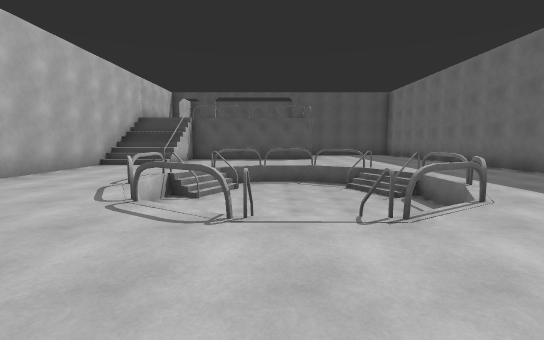
[1] (above)

12 first-person views from a walk through a scene from a Unity 3-D project. The camera is 1.5 m above the floor, tilts 6° down and sees 90° across. The floor is counted in squares, 2 m on a side. Each view is taken from the middle of a square. On the plan, view 1 faces up. The plan holds only what a view shows up to about 10 squares ahead; the rest is blank. The player is left out.

[2]
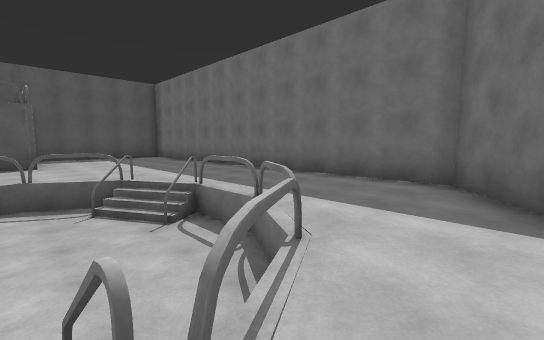

[3]
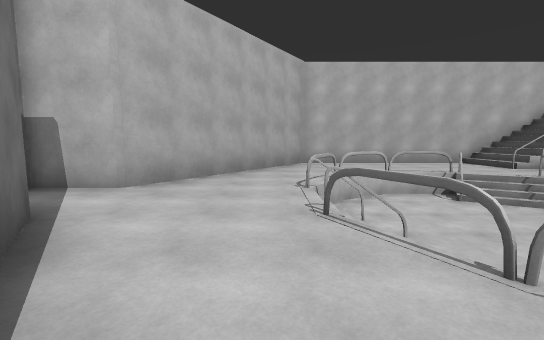

[4]
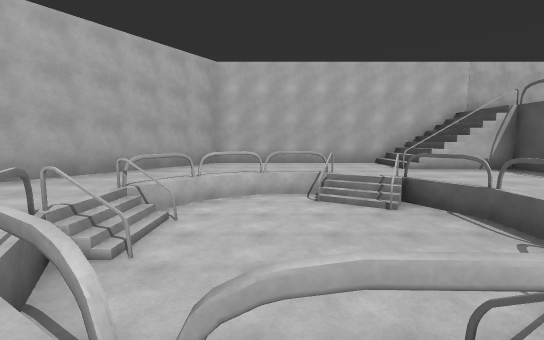

[5]
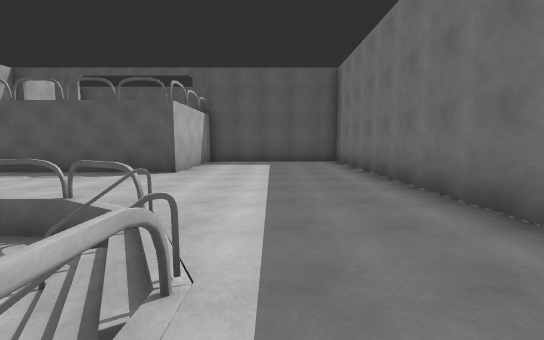

[6]
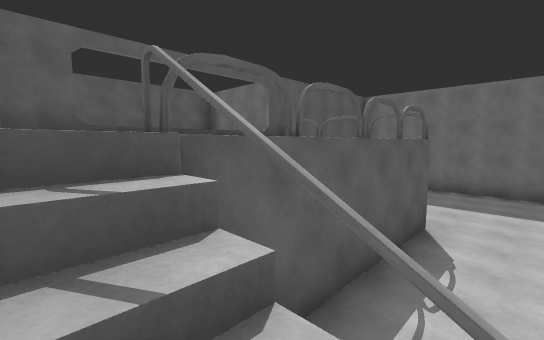

[7]
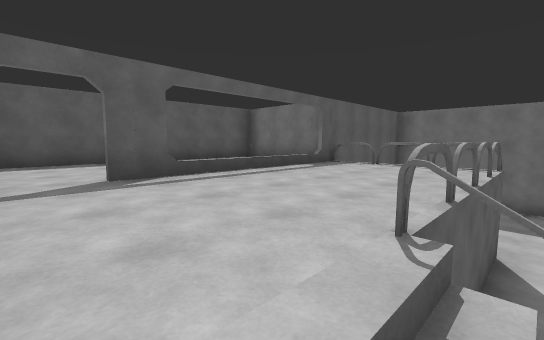

[8]
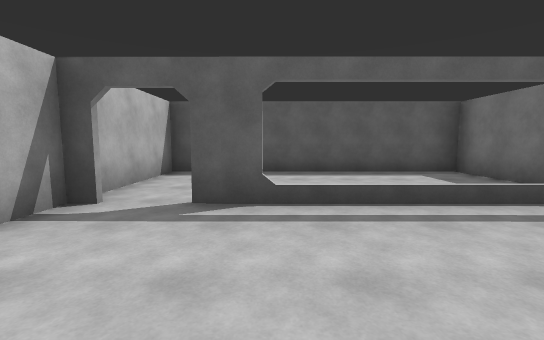

[9]
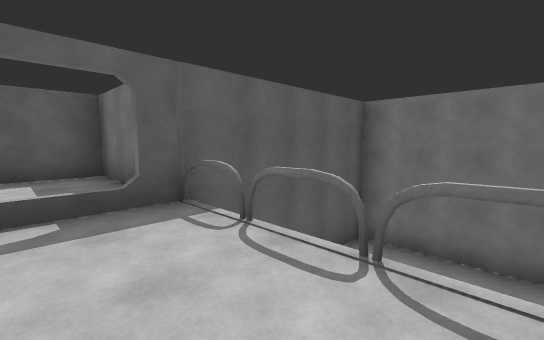

[10]
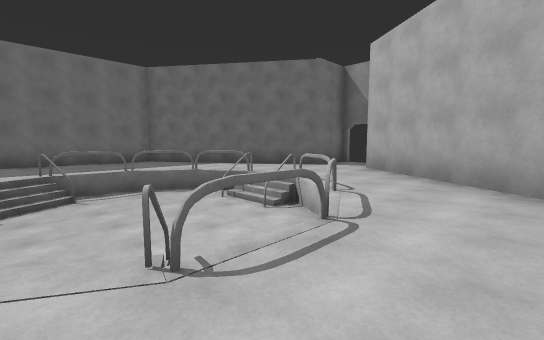

[11]
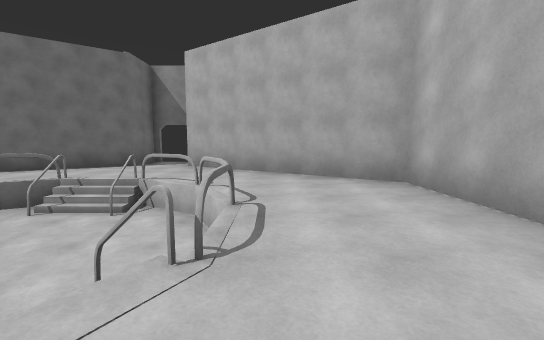

[12]
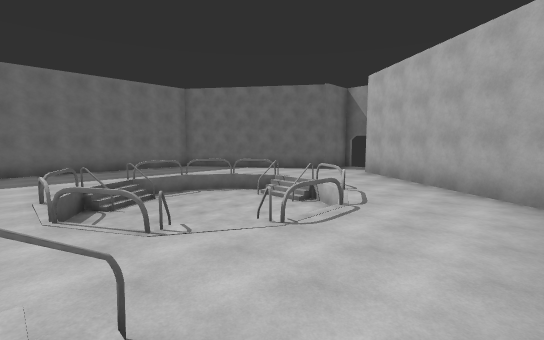

### Floor plan
Key: @ floor where view 1 was taken; # wall or solid block; x gap in a wall; . main floor; - floor 1 m lower than the main floor; : floor 3.5 m higher than the main floor; / step, stairs or slope; = window, fence, low wall or low ledge.
Columns run from 6 left of view 1 to 7 right of it. Each row starts with its distance up from view 1.
 19 #########
 18 #:::::::#
 17 #:::::::#
 16 #::     ######
 15 #xx#:::##....#
 14 #:::::::.....#
 13 #:::::::.....#
 12 #:::::::.....#
 11 #//..........#
 10 #//..........#
  9 #//..........#
  8 #....=--=....#
  7 #...//--//...#
  6 #...=----#...#
  5 #...------...#
  4 #...=----=...#
  3 #....=/===...#
  2 ###........###
  1   ##......##
  0    ###@.###
 -1      #..#
 -2       xx

Where each view was taken, in squares from view 1:
view 1: 0 up, 0 right, facing up
view 2: 2 up, 1 right, facing up-right
view 3: 2 up, 4 right, facing left
view 4: 5 up, 4 right, facing left
view 5: 5 up, 4 right, facing up
view 6: 10 up, 4 left, facing up-right
view 7: 11 up, 5 left, facing up-right
view 8: 12 up, 3 left, facing up
view 9: 12 up, 0 right, facing up-right
view 10: 7 up, 4 left, facing down-right
view 11: 8 up, 3 left, facing down
view 12: 9 up, 5 left, facing down-right
